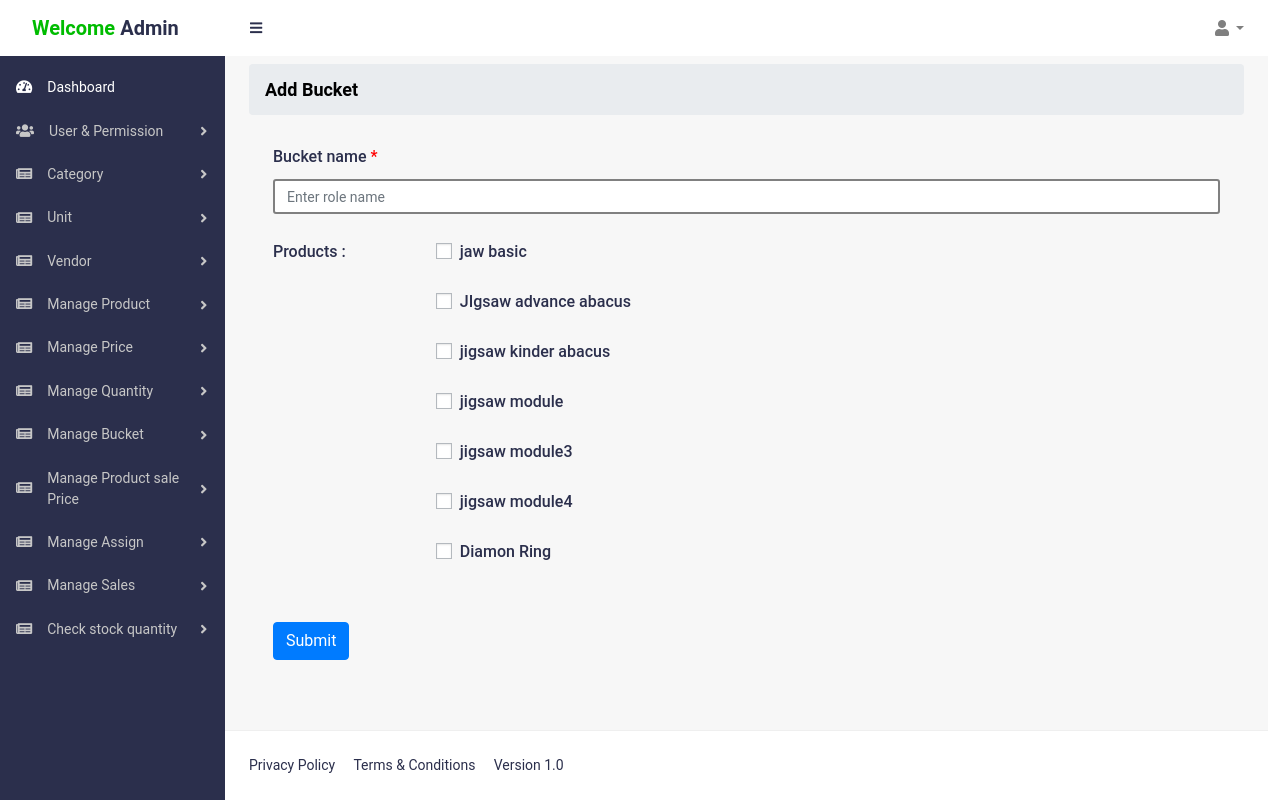
The page /admin/add_bucket.php?target=add_bucket (signed in) on the database its author committed.
### tables this page shows
CREATE TABLE `user` (
  `id` int NOT NULL,
  `name` varchar(255) NOT NULL,
  `company` varchar(255) DEFAULT NULL,
  `contact` varchar(255) NOT NULL,
  `address` varchar(255) NOT NULL,
  `username` varchar(255) NOT NULL,
  `password` varchar(255) NOT NULL,
  `without_md5_pwd` varchar(255) DEFAULT NULL,
  `role_id` int DEFAULT NULL,
  `created_by` varchar(255) NOT NULL,
  `status` varchar(255) DEFAULT NULL,
  `added_on` datetime NOT NULL
);

CREATE TABLE `product` (
  `id` int NOT NULL,
  `product_name` varchar(255) NOT NULL,
  `category_id` int NOT NULL,
  `unit_id` int NOT NULL,
  `status` varchar(255) NOT NULL,
  `created_by` int NOT NULL,
  `added_on` datetime NOT NULL
);

### admin/RolesMiddleware.php (called while the page is built, shortened)
<?php
require_once 'config/config.php';
$id = $_SESSION['a_id'];
$query = "select * from `user` where `id`='$id'";
$query_conn = $db->query($query);
$getuserdata = $query_conn->fetch_assoc();
$user_id = $getuserdata['role_id'];
$getAllPer = $db->query("select * from `roles_and_permission` where `id`='$user_id'");
$allper = $getAllPer->fetch_assoc();
$alPermission = $allper['permissions'];
$permissionArray = explode(' ,',$alPermission);
class permission{
    ?>
         <?php
public static function hidePemission($permission) {
    global $permissionArray;
    if (in_array($permission, $permissionArray)) {
      return true;
    } else {
      return false;
    }
}
}
?>

### admin/add_bucket.php (the view, shortened to what this page needs)
<?php
require_once 'config/config.php';
?>
<?php include 'header.php'; ?>
<link href="https://cdn.jsdelivr.net/npm/select2@4.1.0-rc.0/dist/css/select2.min.css" rel="stylesheet" />
<div id="layoutSidenav_content">
<main>
<div class="container-fluid">
<ol class="breadcrumb mb-30 mt-2">
<li class="breadcrumb-item active" style="font-size: 18px;font-weight: bold;color: black !important;">Add Bucket</li>
</ol>
<div class="container-fluid">
<form method="POST" action="" enctype="multipart/form-data">
<div class="row">
<div class="form-group col-md-12 col-xs-12 ">
<label class="form-label" style="font-size:16px !important;">Bucket name <span style="color:red;">*</span></label>
<input type='text' name="bucket_name" placeholder="Enter role name" class="form-control"  style="border: 2px solid grey!important;" required>
</div>
<div class="form-group col-md-12 col-xs-12 ">
</div>
</div>
<div class='row'>
<div class="col-md-2 col-xs-2 ">
<label class="form-label" style="font-size:16px !important;">Products :</label>
</div>
<div class="col-md-4 col-xs-4">
    <?php
    $clt_prdt_details="select * from `product`";
    $qst_clt_prdt_details=$db->query($clt_prdt_details);
    while($clct_prdt_details=$qst_clt_prdt_details->fetch_assoc())
    {
        $prdt_neme = $clct_prdt_details['product_name'];
          $prdt_id = $clct_prdt_details['id'];
    ?>
<div class='form-group'>
<label class="form-label" on style="font-size:16px !important;"><input onChange="firstvalueshow('product_<?php echo $prdt_id ?>' , this.checked , this.value)"  type="checkbox" id="vw_role_id" class="roles_permission" value="<?php echo $prdt_id;?>" name="product_id[]"> <?php echo $prdt_neme;?> </label>
</div>
<?php
}
?>
</div>
<div class="col-md-4 col-xs-4">
    <?php
    $clt_prdt_details="select * from `product`";
    $qst_clt_prdt_details=$db->query($clt_prdt_details);
    while($clct_prdt_details=$qst_clt_prdt_details->fetch_assoc())
    {
    ?>
<div class='form-group'>
</div>
<?php
}
?>
</div>
<div class='col-md-2 col-xs-2'>
     <?php
    $clt_prsdt_details="select * from `product`";
    $qst_clt_sprdt_details=$db->query($clt_prsdt_details);
    while($clct_sprdt_details=$qst_clt_sprdt_details->fetch_assoc())
    {
    ?>
    <div class='form-group'>
</div>
<?php
}
?>
</div>
</div>
<div class='row'>
<div class='col-md-12 mt-5'>
<button type="submit"  name="sbmt"class='btn btn-primary'>Submit</button>
</div>
</div>
</form>
</div>
</div>
</main>
<?php include 'footer.php';
?>

### admin/header.php (shortened to what this page needs)
<?php
require('RolesMiddleware.php');
 ?>
<!DOCTYPE html>
<html lang="en">
<head>
<link href="css/styles.css" rel="stylesheet">
<link href="css/admin-style.css" rel="stylesheet">
<link href="vendor/bootstrap/css/bootstrap.min.css" rel="stylesheet">
<link href="vendor/fontawesome-free/css/all.min.css" rel="stylesheet">
<link rel="stylesheet" href="css/typing.css">
<link rel="stylesheet" href="css/chat.css">
<link rel="stylesheet" href="vendor/froala_editor_3.1.1/css/froala_editor.css">
<link rel="stylesheet" href="vendor/froala_editor_3.1.1/css/froala_style.css">
<link rel="stylesheet" href="vendor/froala_editor_3.1.1/css/plugins/code_view.css">
<link rel="stylesheet" href="vendor/froala_editor_3.1.1/css/plugins/colors.css">
<link rel="stylesheet" href="vendor/froala_editor_3.1.1/css/plugins/emoticons.css">
<link rel="stylesheet" href="vendor/froala_editor_3.1.1/css/plugins/image_manager.css">
<link rel="stylesheet" href="vendor/froala_editor_3.1.1/css/plugins/image.css">
<link rel="stylesheet" href="vendor/froala_editor_3.1.1/css/plugins/line_breaker.css">
<link rel="stylesheet" href="vendor/froala_editor_3.1.1/css/plugins/table.css">
<link rel="stylesheet" href="vendor/froala_editor_3.1.1/css/plugins/char_counter.css">
<link rel="stylesheet" href="vendor/froala_editor_3.1.1/css/plugins/video.css">
<link rel="stylesheet" href="vendor/froala_editor_3.1.1/css/plugins/fullscreen.css">
<link rel="stylesheet" href="vendor/f8oala_editor_3.1.1/css/plugins/file.css">
</head>
<?php
$admin_id=$_SESSION['a_id'];
 $usr_dtl="select * from `user` where `id`='$admin_id' and status='enable'";
$qst_usr_dtl=$db->query($usr_dtl);
$clct_usr_dtl=$qst_usr_dtl->fetch_assoc();
$usr_nme=$clct_usr_dtl['name'];
?>
<body id="body" class="sb-nav-fixed">
<nav class="sb-topnav navbar navbar-expand navbar-light bg-clr">
<a class="navbar-brand logo-brand" href="index.php"><span style="color:#00bc00">Welcome</span> <?php echo $usr_nme?></a>
<button class="btn btn-link btn-sm order-1 order-lg-0" id="sidebarToggle" href="#"><i onclick="myFunction()" class="fas fa-bars"></i></button>
<ul class="navbar-nav ml-auto mr-md-0">
<li class="nav-item dropdown">
<a class="nav-link dropdown-toggle" id="userDropdown" href="#" role="button" data-toggle="dropdown" aria-haspopup="true" aria-expanded="false"><i class="fas fa-user fa-fw"></i></a>
</li>
</ul>
</nav>
<div id="layoutSidenav">
<div id="layoutSidenav_nav">
<nav class="sb-sidenav accordion sb-sidenav-dark" id="sidenavAccordion">
<div class="sb-sidenav-menu">
<div class="nav">
<a class="nav-link active" href="index.php">
<div class="sb-nav-link-icon"><i class="fas fa-tachometer-alt"></i></div>
Dashboard
</a>
<?php if(permission::hidePemission('view_role') || permission::hidePemission('view_user')){ ?>
<a class="nav-link collapsed" href="#" data-toggle="collapse" data-target="#collapseLayoutdssdfs" aria-expanded="false" aria-controls="collapseLayouts">
<div class="sb-nav-link-icon"><i class="fas fa-users"></i></div>
User & Permission
<div class="sb-sidenav-collapse-arrow"><i class="fas fa-angle-down"></i></div>
</a>
<?php } ?>
<?php if(permission::hidePemission('view_category') ){ ?>
<a class="nav-link collapsed" href="#" data-toggle="collapse" data-target="#collapseLayoudsdfgdtdssdfs" aria-expanded="false" aria-controls="collapseLayouts">
<div class="sb-nav-link-icon"><i class="fas fa-newspaper"></i></div>
Category
<div class="sb-sidenav-collapse-arrow"><i class="fas fa-angle-down"></i></div>
</a>
<?php } ?>
<?php if(permission::hidePemission('view_unit') ){ ?>
<a class="nav-link collapsed" href="#" data-toggle="collapse" data-target="#collapseLayouddtdssdfs" aria-expanded="false" aria-controls="collapseLayouts">
<div class="sb-nav-link-icon"><i class="fas fa-newspaper"></i></div>
Unit
<div class="sb-sidenav-collapse-arrow"><i class="fas fa-angle-down"></i></div>
</a>
<?php } ?>
<?php if(permission::hidePemission('view_vendor') ){ ?>
<a class="nav-link collapsed" href="#" data-toggle="collapse" data-target="#collapseLayodddutdssdfs" aria-expanded="false" aria-controls="collapseLayouts">
<div class="sb-nav-link-icon"><i class="fas fa-newspaper"></i></div>
Vendor
<div class="sb-sidenav-collapse-arrow"><i class="fas fa-angle-down"></i></div>
</a>
<?php } ?>
<?php if(permission::hidePemission('add_product') || permission::hidePemission('view_product')){ ?>
<a class="nav-link collapsed" href="#" data-toggle="collapse" data-target="#collapseLayouddsdfghtsssdssdfs" aria-expanded="false" aria-controls="collapseLayouts">
<div class="sb-nav-link-icon"><i class="fas fa-newspaper"></i></div>
Manage Product
<div class="sb-sidenav-collapse-arrow"><i class="fas fa-angle-down"></i></div>
</a>
<?php } ?>
<?php if(permission::hidePemission('view_basic_price') || permission::hidePemission('add_basic_price')){ ?>
<a class="nav-link collapsed" href="#" data-toggle="collapse" data-target="#collapseLayouddsdfghtsssssssdcccssdfs" aria-expanded="false" aria-controls="collapseLayouts">
<div class="sb-nav-link-icon"><i class="fas fa-newspaper"></i></div>
Manage Price
<div class="sb-sidenav-collapse-arrow"><i class="fas fa-angle-down"></i></div>
</a>
<?php } ?>
<?php if(permission::hidePemission('add_quantity') || permission::hidePemission('view_quantity')){ ?>
<a class="nav-link collapsed" href="#" data-toggle="collapse" data-target="#collapseLayouddsdfghtsssssssdssdfs" aria-expanded="false" aria-controls="collapseLayouts">
<div class="sb-nav-link-icon"><i class="fas fa-newspaper"></i></div>
Manage Quantity
<div class="sb-sidenav-collapse-arrow"><i class="fas fa-angle-down"></i></div>
</a>
<?php } ?>
<?php if(permission::hidePemission('view_bucket') || permission::hidePemission('add_bucket') ){ ?>
<a class="nav-link collapsed" href="#" data-toggle="collapse" data-target="#collapseLaayouddsdfghtsssssssdssdfs" aria-expanded="false" aria-controls="collapseLayouts">
<div class="sb-nav-link-icon"><i class="fas fa-newspaper"></i></div>
Manage Bucket
<div class="sb-sidenav-collapse-arrow"><i class="fas fa-angle-down"></i></div>
</a>
<?php } ?>
<?php if(permission::hidePemission('view_product_sale_price') || permission::hidePemission('roles_product_sale_permission') ){ ?>
<a class="nav-link collapsed" href="#" data-toggle="collapse" data-target="#collapseLaayosasasuddsdfghtsssssssdssdfs" aria-expanded="false" aria-controls="collapseLayouts">
<div class="sb-nav-link-icon"><i class="fas fa-newspaper"></i></div>
Manage Product sale Price
<div class="sb-sidenav-collapse-arrow"><i class="fas fa-angle-down"></i></div>
</a>
<?php } ?>
<?php if(permission::hidePemission('view_assign_product') || permission::hidePemission('assign_product') ){ ?>
<a class="nav-link collapsed" href="#" data-toggle="collapse" data-target="#collapseLaayoussddsdfghtsssssssdssdfs" aria-expanded="false" aria-controls="collapseLayouts">
<div class="sb-nav-link-icon"><i class="fas fa-newspaper"></i></div>
Manage Assign
<div class="sb-sidenav-collapse-arrow"><i class="fas fa-angle-down"></i></div>
</a>
<?php } ?>
<?php if(permission::hidePemission('view_sale_product') || permission::hidePemission('sales_product') || permission::hidePemission('sales_bucket') ){ ?>
<a class="nav-link collapsed" href="#" data-toggle="collapse" data-target="#collapseLaayoussddsdfghssstsssssssdssdfs" aria-expanded="false" aria-controls="collapseLayouts">
<div class="sb-nav-link-icon"><i class="fas fa-newspaper"></i></div>
Manage Sales
<div class="sb-sidenav-collapse-arrow"><i class="fas fa-angle-down"></i></div>
</a>
<?php } ?>
<?php if(permission::hidePemission('check_quantity')){ ?>
<a class="nav-link collapsed" href="check_quantity.php?target=check_quantity" >
<div class="sb-nav-link-icon"><i class="fas fa-newspaper"></i></div>
Check stock quantity
<div class="sb-sidenav-collapse-arrow"><i class="fas fa-angle-down"></i></div>
</a>
<?php } ?>
</div>
</div>
</nav>
</div>

### admin/footer.php (shortened to what this page needs)
<footer class="py-4 bg-footer mt-auto">
    <div class="container-fluid">
        <div class="d-flex align-items-center justify-content-between small">
            <div class="footer-links">
                <a href="privacy_policy.php">Privacy Policy</a>
                <a href="terms_conditions.php">Terms &amp; Conditions</a>
                    <a href="version.php" >Version 1.0</a>
            </div>
        </div>
    </div>
</footer>
</div>
</div>
</body>
</html>

### admin/css/styles.css (style rules this page uses)
html { font-family:roboto,sans-serif!important;line-height:1.15;-webkit-text-size-adjust:100%;-webkit-tap-highlight-color:transparent }
article,aside,figcaption,figure,footer,header,hgroup,main,nav,section { display:block }
body { margin:0;font-family:roboto,sans-serif!important;font-size:1rem;font-weight:400;line-height:1.5;color:#2b2f4c;text-align:left;background-color:#f7f7f7 }
ol,ul,dl { margin-top:0;margin-bottom:1rem }
a { color:#007bff;text-decoration:none;background-color:transparent }
button { outline:none;box-shadow:inset 0 0 0 rgba(0,0,0,.1)!important }
label { display:inline-block;margin-bottom:.5rem }
small,.small { font-size:80%;font-weight:400 }
html,body { height:100% }
.container,.container-fluid,.container-sm,.container-md,.container-lg,.container-xl { padding-left:1.5rem;padding-right:1.5rem }
#layoutSidenav { display:flex }
#layoutSidenav #layoutSidenav_nav { flex-basis:225px;flex-shrink:0;transition:transform .15s ease-in-out;z-index:1038;transform:translateX(-225px) }
#layoutSidenav #layoutSidenav_content { position:relative;display:flex;flex-direction:column;justify-content:space-between;min-width:0;flex-grow:1;min-height:calc(100vh - 56px);margin-left:-225px }
@media (min-width:992px) { #layoutSidenav #layoutSidenav_nav { transform:translateX(0) } }
@media (min-width:992px) { #layoutSidenav #layoutSidenav_content { margin-left:0;transition:margin .15s ease-in-out } }
.sb-nav-fixed .sb-topnav { z-index:1039 }
.sb-nav-fixed #layoutSidenav #layoutSidenav_nav { width:225px;height:100vh;z-index:1038 }
.sb-nav-fixed #layoutSidenav #layoutSidenav_nav .sb-sidenav { padding-top:56px }
.sb-nav-fixed #layoutSidenav #layoutSidenav_nav .sb-sidenav .sb-sidenav-menu { overflow-y:auto;padding-top:10px }
.sb-nav-fixed #layoutSidenav #layoutSidenav_content { padding-left:225px;top:56px;background-color:#f7f7f7!important }
.nav .nav-link .sb-nav-link-icon,.sb-sidenav-menu .nav-link .sb-nav-link-icon { margin-right:.5rem }
.sb-topnav { padding-left:0;height:56px;z-index:1039 }
.sb-topnav .navbar-brand { width:225px;padding-left:1rem;padding-right:1rem;margin:0 }
.sb-topnav.navbar-light #sidebarToggle { color:#2b2f4c }
.sb-sidenav { display:flex;flex-direction:column;height:100%;flex-wrap:nowrap }
.sb-sidenav .sb-sidenav-menu { flex-grow:1 }
.sb-sidenav .sb-sidenav-menu .nav { flex-direction:column;flex-wrap:nowrap }
.sb-sidenav .sb-sidenav-menu .nav .nav-link { display:flex;align-items:center;padding-top:.7rem;padding-bottom:.7rem;font-weight:400;font-size:14px;position:relative }
.sb-sidenav .sb-sidenav-menu .nav .nav-link .sb-nav-link-icon { font-size:.9rem }
.sb-sidenav .sb-sidenav-menu .nav .nav-link .sb-sidenav-collapse-arrow { display:inline-block;margin-left:auto;transition:transform .15s ease }
.sb-sidenav .sb-sidenav-menu .nav .nav-link.collapsed .sb-sidenav-collapse-arrow { transform:rotate(-90deg) }
.sb-sidenav-dark { background-color:#2b2f4c;color:rgba(255,255,255,.5) }
.sb-sidenav-dark .sb-sidenav-menu .nav-link { color:#c7c7c7 }
.sb-sidenav-dark .sb-sidenav-menu .nav-link .sb-nav-link-icon { color:#c7c7c7;margin-right:15px }
.sb-sidenav-dark .sb-sidenav-menu .nav-link .sb-sidenav-collapse-arrow { color:#c7c7c7 }
.sb-sidenav-dark .sb-sidenav-menu .nav-link.active { color:#fff }
.sb-sidenav-dark .sb-sidenav-menu .nav-link.active .sb-nav-link-icon { color:#fff }

### rows shown on the page
user: name "Admin"
product: product_name "jaw basic"
product: product_name "JIgsaw advance abacus"
product: product_name "jigsaw kinder abacus"
product: product_name "jigsaw module"
product: product_name "jigsaw module3"
product: product_name "jigsaw module4"
product: product_name "Diamon Ring"
